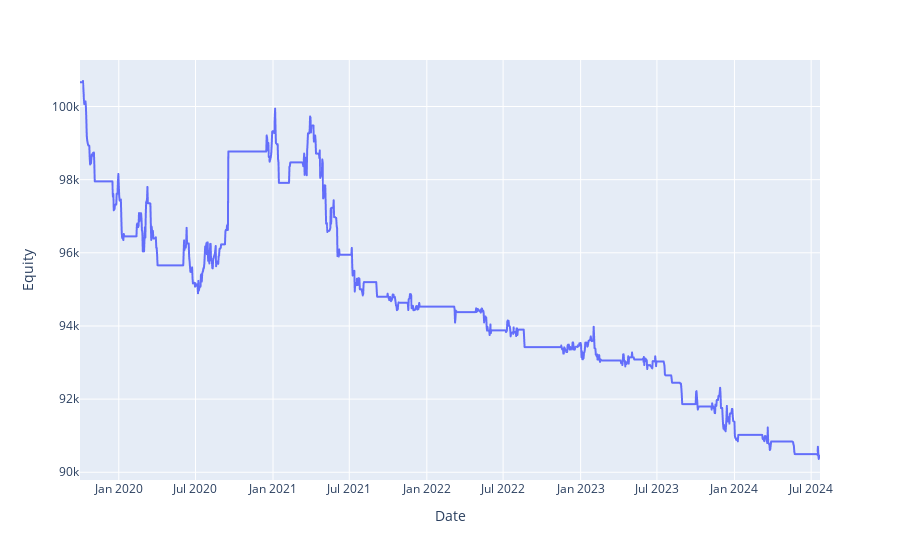

Notebook code cell kept with this figure:
### Code cell
def optim_func_2(stats):
    equity_curve = stats._equity_curve['Equity'].values    
    x = np.arange(len(equity_curve)).reshape(-1, 1)
    reg = LinearRegression().fit(x, equity_curve)
    stability_ratio = reg.score(x, equity_curve)
    
    return (stats['Return [%]'] /  (1 + (-1*stats['Max. Drawdown [%]']))) * np.log(1 + stats['# Trades']) * stability_ratio
    
lookback_bars = 1500
validation_bars = 300
warmup_bars = 200

params = {
    'atr_multiplier' : np.arange(2, 6, 0.5).tolist(),
    'risk_reward' : np.arange(0.4, 5, 0.2).tolist(),
    'maximize': optim_func_2
}

stats = walk_forward(
    ShortMomentum,
    df, 
    lookback_bars=lookback_bars,
    validation_bars=validation_bars,
    warmup_bars=warmup_bars, 
    params=params,
    commission=7e-4, 
    margin=1/30, 
    cash=100_000,
    verbose=True
)

plot_full_equity_curve(
    stats._equity
)



print(stats)

### Figure 1 — Plotly figure (JSON) as saved in the notebook; plotly's stock layout.template omitted (floating-point values rounded to 4 significant figures; data arrays with more than 128 entries replaced by an {"elided": "..."} marker saying what was removed)
{"data": [{"hovertemplate": "x=%{x}<br>y=%{y}<extra></extra>", "legendgroup": "", "line": {"color": "#636efa", "dash": "solid"}, "marker": {"symbol": "circle"}, "mode": "lines", "name": "", "showlegend": false, "textposition": "bottom right", "type": "scattergl", "x": {"elided": "1500 str values"}, "xaxis": "x", "y": {"elided": "1500 float values"}, "yaxis": "y"}], "layout": {"legend": {"tracegroupgap": 0}, "margin": {"t": 60}, "xaxis": {"anchor": "y", "domain": [0, 1], "title": {"text": "Date"}}, "yaxis": {"anchor": "x", "domain": [0, 1], "title": {"text": "Equity"}}}}
